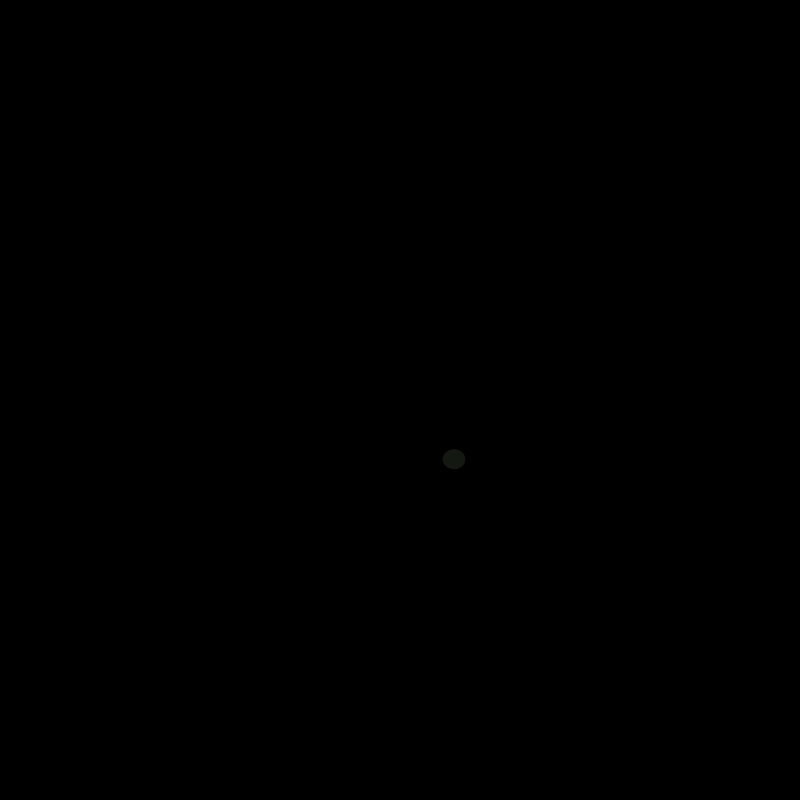
Frame 1 (no input)
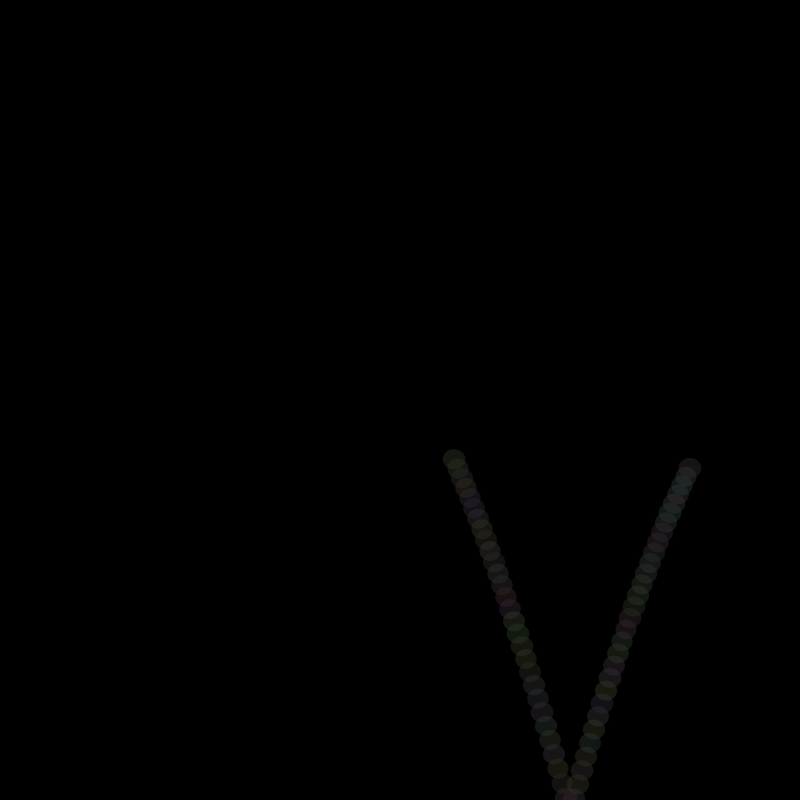
Frame 60 (the mouse pressed at the canvas centre just before this capture)
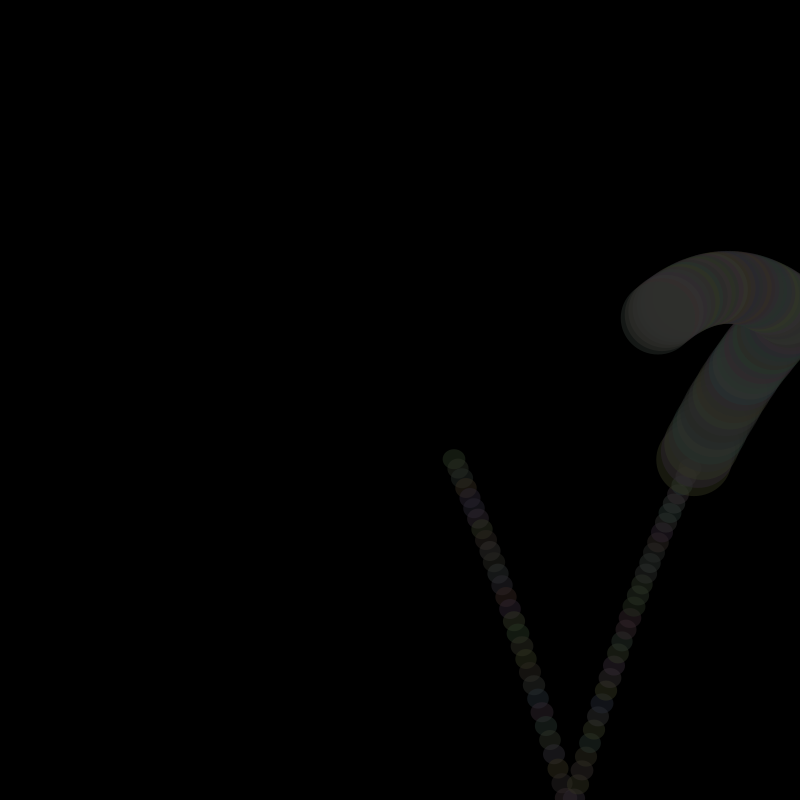
Frame 120 (the mouse held since frame 60 and released just before this capture)

The Processing sketch that drew these frames (run headless with seeded random() and noise(); from frame 60 on, the mouse is pressed at the canvas centre):

// Processing sketch: processing_161885
// ── processing_161885.pde




float xSpeed = 4  ;
float ySpeed = 9;
//float accel;
float ballSize = 20;
float locX = 450;
float locY = 450;
float t;
float bounce;


void setup() {
  size(800, 800);
  smooth();
  background(0);
}


void draw() {
  frameRate(random(8,70));
  
  
  ySpeed = ySpeed + .2;

  //movement
  t = noise(255);
  //print(t);
  locX = locX + xSpeed;
  locY = locY + ySpeed + bounce;



  //borders


  if ((locX > width - (ballSize/2 )) || (locX < 0)) {
    xSpeed = xSpeed * -1;
  }

 


if ((locY > height + ballSize/2) || (locY < 0 - ballSize/2)) {
    ySpeed = ySpeed * -1;
    bounce = bounce + .4;
    print(bounce);
  }

//ball
noStroke();
fill(t * random(240,350),t * random(240,370),t * random(200,350),120);
ellipse(locX,locY,ballSize + (mouseX+mouseY)/15 + random(1,3),ballSize +(mouseX+mouseY)/15);
}

void mouseDragged(){
  fill(t * random(240,350),t * random(240,370),t * random(200,350),255);
  locX = mouseX;
  locY = mouseY;
  bounce = 0;
}
